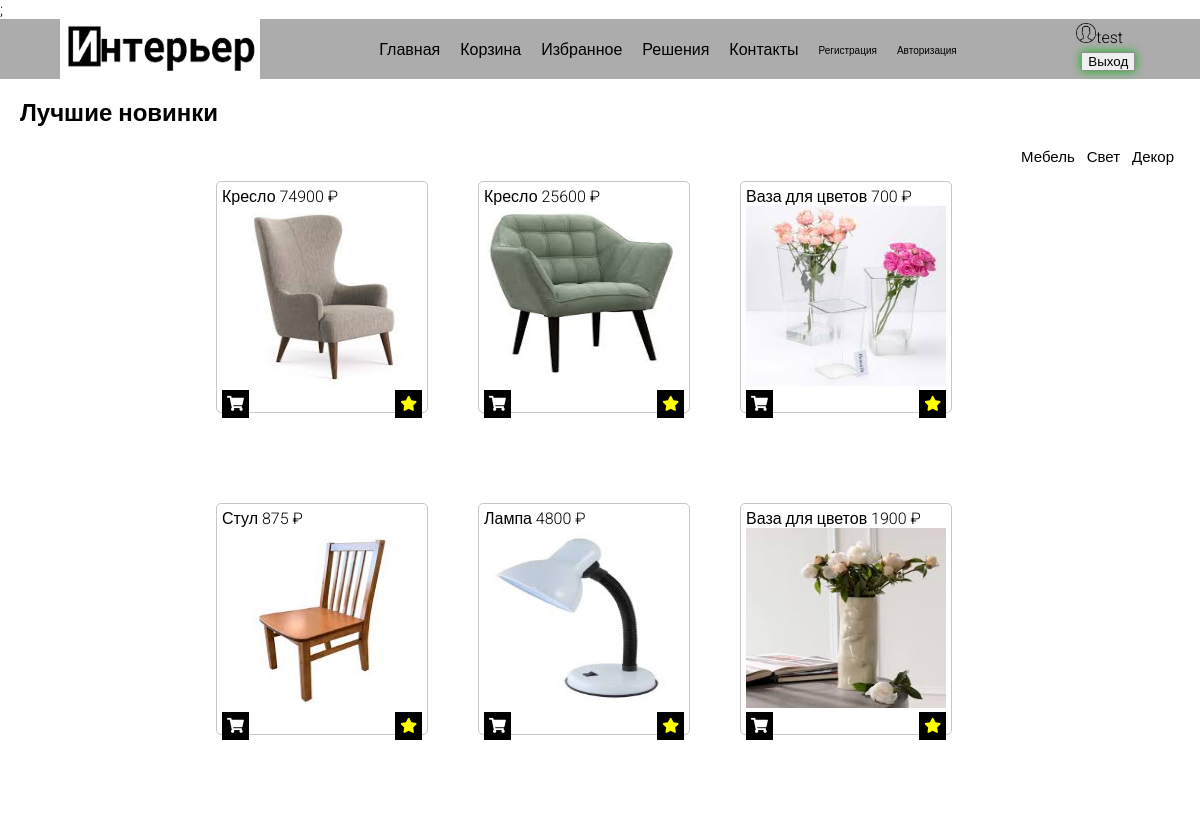
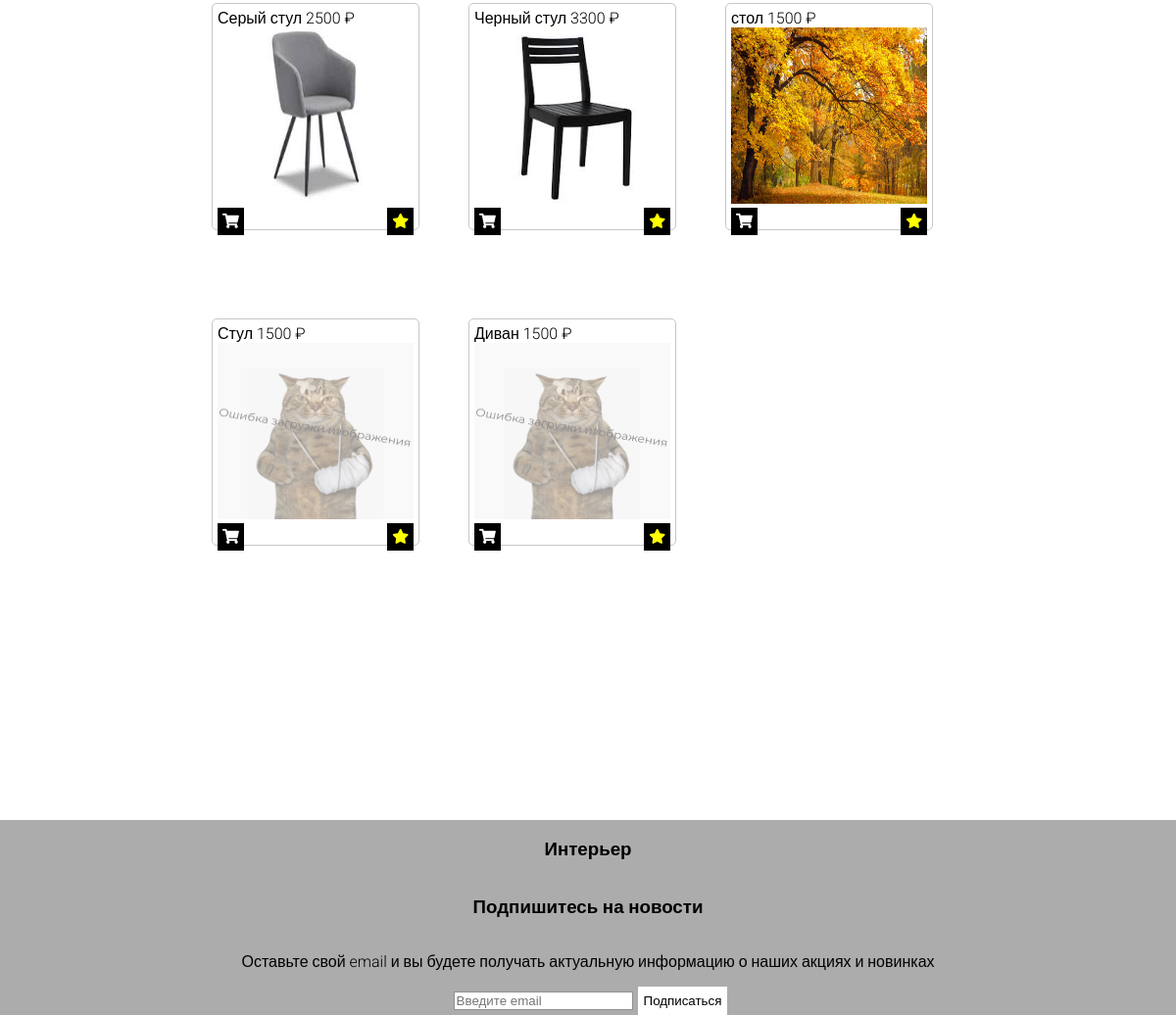
The app's page /index.php (signed in) with its own data (2 pictures, top to bottom).
### tables this page shows
CREATE TABLE `products` (
  `id` int(11) NOT NULL,
  `title` varchar(255) NOT NULL,
  `price` int(11) NOT NULL,
  `img` varchar(255) DEFAULT NULL
);

### index.php (the view, shortened to what this page needs)
<!DOCTYPE html>
<html lang="en">
<head>
    <link rel="stylesheet" href="style/style.css">
    <link rel="stylesheet" href="https://cdnjs.cloudflare.com/ajax/libs/font-awesome/5.15.4/css/all.min.css">;
</head>
<body>
    <?php
    $username = "root";
    $password = "";
    $conn = new PDO("mysql:host=localhost;dbname=test",$username,$password);
    $sql = "SELECT * FROM `products`";
    $stmt = $conn->prepare($sql);
    $stmt->execute();
    $products = $stmt->fetchAll(PDO::FETCH_ASSOC);
    ?>
    <header>
        <div class="nav">
            <img class="logo" src="img/logo.png" alt="logo">
            <div class="menu">
                <a href="index.php">Главная</a>
                <a href="pro.php">Корзина</a>
                <a href="fav.php">Избранное</a>
                <a href="#">Решения</a>
                <a href="#">Контакты</a>
                <a class="head-auth" href="reg.php">Регистрация</a>
                <a class="head-auth" href="auth.php">Авторизация</a>
            </div>
                <div class="user-info">
                    <?php
                    if (isset($_SESSION['login'])){
                        if (isset($_SESSION['user_is_admin'])==='1'){
                            echo "<img style='width:20px;height:20px;'src = 'img/user.png'>";
                            echo $_SESSION['login'];
                        }
                        else{
                            echo "<img style='width:20px;height:20px;'src = 'img/user.png'>";
                            echo $_SESSION['login'];
                        }
                    }
                    ?>
                    <?php if(isset($_SESSION['login']) && !isset($_SESSION['user_out'])){ ?>
                    <form action="script/do_exit.php" method="POST">
                        <input type="submit" name = "logout" value="Выход">
                    </form>
                    <?php } ?>
                </div>
        </div>
    </header>
    <article>
        <div class="nav2">
            <h2>Лучшие новинки</h1>
                <div class="nav3">
                    <button class="bnav">Мебель</button>
                    <button class="bnav">Свет</button>
                    <button class="bnav">Декор</button>
                </div>
        </div>
        <div class="table">
        <?php for($i=0; $i<count($products); $i++){
            ?>
            <div class="product">
                <?php echo $products[$i]["title"]?>
                <?php echo $products[$i]["price"]?> ₽
                <?php
                    $img = $products[$i]['img'];
                    if($img){
                        echo "<img src='$img'>";
                    }
                    else{
                        echo "<img src='img/stub.png'>";
                    }
                ?>
                    <div class="btn">
                    <?php
                        $id = $products[$i]["id"];
                        echo "<a class='baction' href='script/add_pro.php?id=$id'><i class='fas fa-shopping-cart'></i></a>";
                        echo "<a class='baction' onclick='toggleFav()' href='script/add_fav.php?id=$id'><i class='fas fa-star'></i></a>";
                    ?>
                    </div>
            </div>
        <?php
        } ?>
        </div>
    </article>
    <footer>
        <div class="footer">
            <h3>Интерьер</h3>
            <h3>Подпишитесь на новости</h3>
            <p>Оставьте свой email и вы будете получать актуальную информацию о наших акциях и новинках</p>
        </div>
        <div class="subscr">
            <input type="email" placeholder = "Введите email">
            <button>Подписаться</button>
        </div>
    </footer>
</body>
</html>

### style/style.css (style rules this page uses)
header { background-color: rgb(172, 172, 172); }
body { font-family: "Roboto", sans-serif; font-weight: 300; font-style: normal; margin: 0px; }
.logo { width: 200px; height: 60px; }
.nav { display: flex; justify-content:space-around; align-items: center; }
.menu { display: flex; justify-content: space-between; gap: 20px; }
a { color: black; text-decoration: none; }
.nav2 { padding: 0 20px 0 20px; }
.nav3 { display: flex; justify-content:flex-end; margin-bottom: 15px; }
.bnav { font-size: 15px; font-weight: 400; }
.table,.buscket, .favorite { display: flex; flex-wrap: wrap; gap: 50px; width: 768px; margin:auto; }
.product, .buscket-product, .favorite-product { border: solid 0.5px rgb(199, 199, 199); padding: 5px; width: 200px; height: 220px; border-radius: 5px; margin-bottom: 40px; }
div>img { width: 200px; height: 180px; }
.footer { display: flex; flex-direction: column; align-items: center; }
.btn { display: flex; justify-content: space-between; }
button { border: none; background-color: white; color: black; transition: background-color 0.3s ease; }
.baction { font-size: 15px; padding: 5px; border: none; background-color: black; color: white; }
.subscr { display: flex; justify-content: center; }
footer { background-color: rgb(172, 172, 172); margin-top: 20%; }
input { margin-right: 5px; }
.baction i.fa-star { color:yellow; }
form { display: flex; flex-direction: column; align-items: center; }
input { margin: 5px 5px; border: solid 0.3px #8f8f8f; }
.head-auth { font-size: 10px; margin-top: 5px; }
input:valid:not(:placeholder-shown) { box-shadow: 0 0 10px #10b713; }

### records on screen
products: title "Кресло", price "74900", img (picture)
products: title "Кресло", price "25600", img (picture)
products: title "Ваза для цветов", price "700", img (picture)
products: title "Стул", price "875", img (picture)
products: title "Лампа", price "4800", img (picture)
products: title "Ваза для цветов", price "1900", img (picture)
products: title "Серый стул", price "2500", img (picture)
products: title "Черный стул", price "3300", img (picture)
products: title "стол", price "1500", img (picture)
products: title "Стул", price "1500"
products: title "Диван", price "1500"

### other values on screen
$_SESSION['login'] "test"
